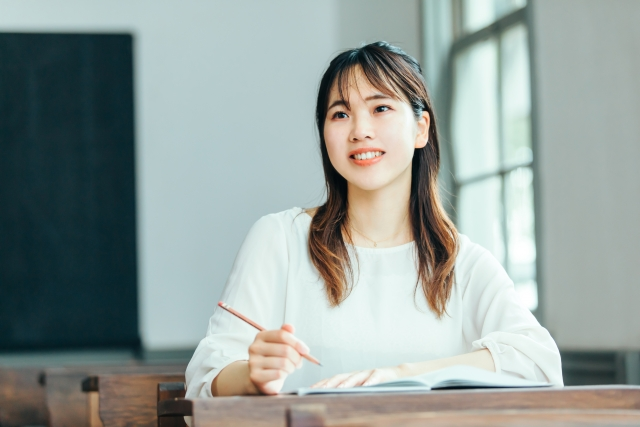
#> input picture SpartanCamp_PJ/PastedImage/images/face_img.png, 640 x 427 px
$ python app.py
#> lines starting #> are read from the running program, lines starting #| are printed output that depends on the picture
"""要件
顔画像の両目を識別し、そこに目の画像をリサイズして貼り付ける
(目の識別は公式からカスケードファイル(haarcascade_eye.xml)をダウンロードしてきて使用すること)
貼り付けた目の画像の透過処理を行う
"""
import cv2
import face_recognition
import numpy as np
from PIL import Image


# 使用する画像を格納する
original_woman_image = "images/face_img.png"
eye_image = "images/eye_img.png"


def show_img(face_img):
    """画像を表示する
    Param: 読み込みたい画像
    """
    cv2.imshow("face", face_img)
    cv2.waitKey(0)
    cv2.destroyAllWindows()


def find_face():
    """顔を検出する関数
    カスケード分類器とは、、、
    物体検出を行うためには検出したい物体がどんな特徴を持っているのか、
    該当する物体を含む画像と含まない画像（＝学習用画像）を用意し、検出したい物体の特徴を抽出します。
    この特徴を「特徴量」と呼びますが、学習用画像すべての「特徴量」をまとめたデータのことを
    「カスケード分類器」と呼びます。
    """
    # カスケードファイルを指定して、分類機を作成
    cascade_file = "haarcascade_eye.xml"
    cascade = cv2.CascadeClassifier(cascade_file)
    # 画像を読み込み、グレイスケール(白黒)に変換
    img = cv2.imread(original_woman_image)
    img_gray = cv2.cvtColor(img, cv2.COLOR_BGR2GRAY)
    # 顔検出
    face_list = cascade.detectMultiScale(img_gray)

    return face_list


def find_face_part(face_part_name):
    """顔の各パーツの座標を取得する
    Param: 指定する顔のパーツの物理名称
    Return: 取得したパーツの座標
    """
    # Face Recognitionで顔画像を読み込む
    face_image = face_recognition.load_image_file(original_woman_image)
    # 顔画像から顔の各部位の座標を検出する
    face_landmarks_list = face_recognition.face_landmarks(face_image)
    # face_part_nameで指定した顔の部位の座標を検出する
    face_part_name_landmarks = face_landmarks_list[0][face_part_name]

    return face_part_name_landmarks


def eye_pasteing(face_list):
    """対象画像に指定した画像をResizeして貼り付ける
    Param: 顔のパーツの座標が格納されたList
    """
    # pillowで対象の画像を開く
    face_img = Image.open(original_woman_image)
    eye_img = Image.open(eye_image)

    # 右目
    right_eye_x = face_list[2][0]  # X座標
    right_eye_y = face_list[2][1]  # Y座標
    right_eye_w = face_list[2][2]  # 横幅
    right_eye_h = face_list[2][3]  # 縦幅

    # Resizeと保存
    resize_right_eye_img = eye_img.resize((right_eye_w, right_eye_h))
    resize_right_eye_img.save("images/resized_r_eye_img.png")
    # 貼付
    face_img.paste(
        resize_right_eye_img,
        (right_eye_x, right_eye_y),
        resize_right_eye_img.split()[3],
    )

    # 左目
    left_eye_x = face_list[1][0]  # X座標
    left_eye_y = face_list[1][1]  # Y座標
    left_eye_w = face_list[1][2]  # 横幅
    left_eye_h = face_list[1][3]  # 縦幅

    # Resizeと保存
    resize_left_eye_img = eye_img.resize((left_eye_w, left_eye_h))
    resize_left_eye_img.save("images/resized_l_eye_img.png")
    # 貼付
    face_img.paste(
        resize_left_eye_img, (left_eye_x, left_eye_y), resize_left_eye_img.split()[3]
    )

    # 出来上がった合体画像を保存
    face_img.save("images/pasted_face_img.png")


def main():
    face_list = find_face()
#> in find_face, img is the input picture: shape (427, 640, 3); mean B, G, R 154.9, 158.9, 148.3
#> in find_face, `img_gray = cv2.cvtColor(img, cv2.COLOR_BGR2GRAY)`:
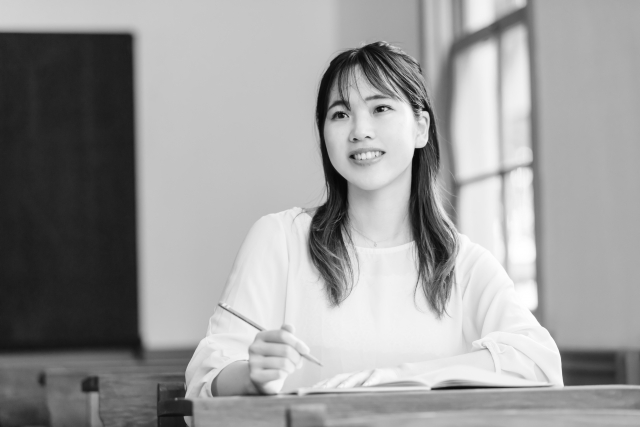
#> img_gray: shape (427, 640); min 6, max 255, mean 155.2
#> in find_face, `face_list = cascade.detectMultiScale(img_gray)`: face_list = [[365, 94, 29, 29], [326, 103, 25, 25], [343, 142, 28, 28]]
    face_img = eye_pasteing(face_list)
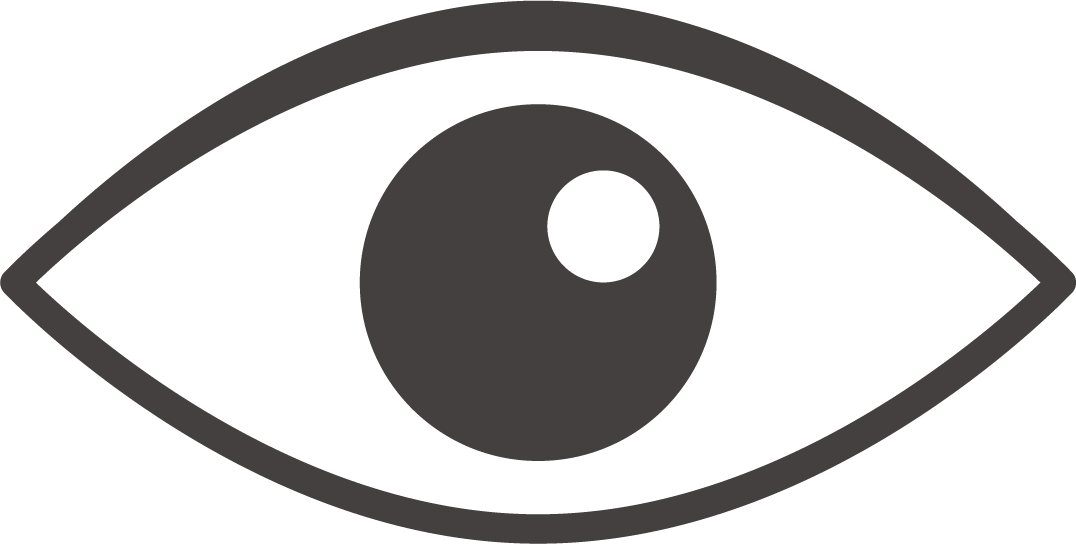
#> input picture SpartanCamp_PJ/PastedImage/images/eye_img.png, 1076 x 544 px
#> in eye_pasteing, eye_img is the input picture: PIL image 1076x544 RGBA; mean R, G, B, A 198.1, 197.2, 196.9, 75.8
#> in eye_pasteing, `right_eye_x = face_list[2][0]`: right_eye_x = 343
#> in eye_pasteing, `right_eye_y = face_list[2][1]`: right_eye_y = 142
#> in eye_pasteing, `right_eye_w = face_list[2][2]`: right_eye_w = 28
#> in eye_pasteing, `resize_right_eye_img = eye_img.resize((right_eye_w, right_eye_h))`:
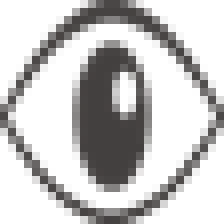
#> resize_right_eye_img: PIL image 28x28 RGBA (shown 8 times larger); mean R, G, B, A 31.3, 29.9, 29.4, 76.9; transparent parts drawn white
#> in eye_pasteing, `left_eye_x = face_list[1][0]`: left_eye_x = 326
#> in eye_pasteing, `left_eye_y = face_list[1][1]`: left_eye_y = 103
#> in eye_pasteing, `left_eye_w = face_list[1][2]`: left_eye_w = 25
#> in eye_pasteing, `resize_left_eye_img = eye_img.resize((left_eye_w, left_eye_h))`:
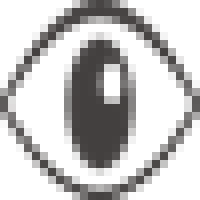
#> resize_left_eye_img: PIL image 25x25 RGBA (shown 8 times larger); mean R, G, B, A 31.5, 30.1, 29.6, 77.2; transparent parts drawn white
    show_img(face_img)


if __name__ == "__main__":
    main()


# [24 lines of commented-out code are left out]
